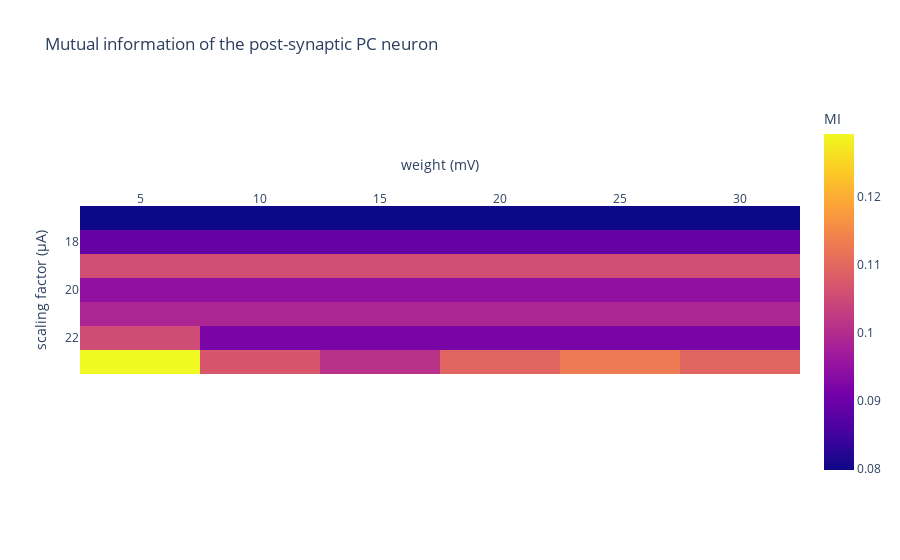

The code cell stored with this chart in its notebook:
### Code cell
data = np.reshape(data_PC['MI'].to_numpy(), (len(scales), len(weights)))
fig = px.imshow(data,
                labels=dict(x="weight (mV)", y="scaling factor (\u03bcA)", color="MI"),
                x=weights,
                y=scales,
                title = 'Mutual information of the post-synaptic PC neuron'
                )

fig.update_xaxes(side="top")
fig.show()

### Figure 1 — Plotly figure (JSON) as saved in the notebook; plotly's stock layout.template omitted (floating-point values rounded to 4 significant figures)
{"data": [{"coloraxis": "coloraxis", "name": "0", "x": [5, 10, 15, 20, 25, 30], "y": [17, 18, 19, 20, 21, 22, 23], "z": [[0.07978, 0.07978, 0.07978, 0.07978, 0.07978, 0.07978], [0.08898, 0.08898, 0.08898, 0.08898, 0.08898, 0.08898], [0.1056, 0.1056, 0.1056, 0.1056, 0.1056, 0.1056], [0.09466, 0.09466, 0.09466, 0.09466, 0.09466, 0.09466], [0.09865, 0.09865, 0.09865, 0.09865, 0.09865, 0.09865], [0.1052, 0.09178, 0.09177, 0.09177, 0.09176, 0.09176], [0.1292, 0.107, 0.1009, 0.1094, 0.1128, 0.1094]], "type": "heatmap", "xaxis": "x", "yaxis": "y", "hovertemplate": "weight (mV): %{x}<br>scaling factor (μA): %{y}<br>MI: %{z}<extra></extra>"}], "layout": {"xaxis": {"anchor": "y", "domain": [0.0, 1.0], "scaleanchor": "y", "constrain": "domain", "title": {"text": "weight (mV)"}, "side": "top"}, "yaxis": {"anchor": "x", "domain": [0.0, 1.0], "autorange": "reversed", "constrain": "domain", "title": {"text": "scaling factor (μA)"}}, "coloraxis": {"colorbar": {"title": {"text": "MI"}}, "colorscale": [[0.0, "#0d0887"], [0.1111, "#46039f"], [0.2222, "#7201a8"], [0.3333, "#9c179e"], [0.4444, "#bd3786"], [0.5556, "#d8576b"], [0.6667, "#ed7953"], [0.7778, "#fb9f3a"], [0.8889, "#fdca26"], [1.0, "#f0f921"]]}, "title": {"text": "Mutual information of the post-synaptic PC neuron"}}}
